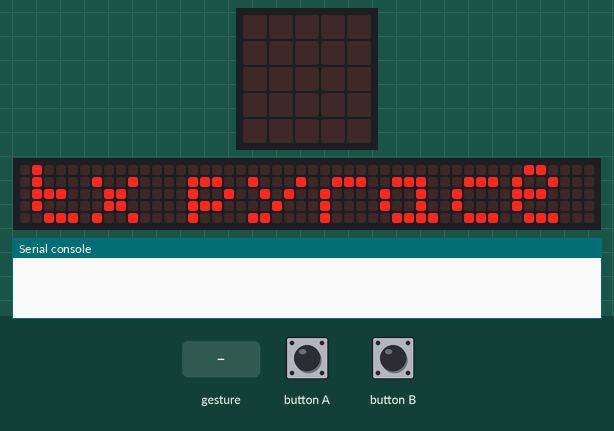
Simulated run of this program. Board: BBC micro:bit running MicroPython. Parts: the board's 5×5 LED display, a strip that is not on the board, showing the scrolling text unrolled, the last lines printed to the serial console. The inputs (shaded band) are chosen by the test bench. No radio messages arrive unless stated (any console line starting 'radio sent:' is added by the test bench); a tilt is held for 1.5 s and a shake lasts 1 s, then the board lies face up again; the 48×5 strip is a reading aid, not a part: it shows the text the display is scrolling, unrolled, one strip-width of it at a time.

Above: at 2.65 s.
4.0 s: button A pressed for 0.15 s
At 4.8 s:
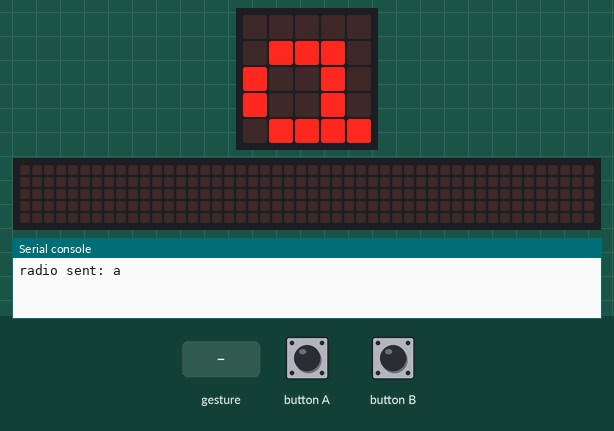
5.6 s: button B pressed for 0.15 s
At 6.0 s:
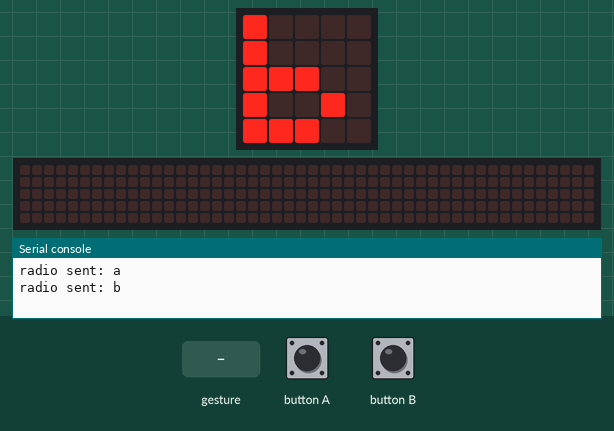
7.2 s: gesture 'shake'
At 8.6 s:
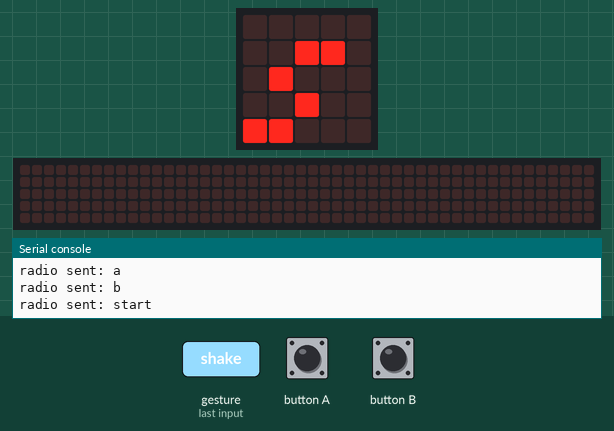
8.9 s: button A pressed for 1 s
At 9.7 s:
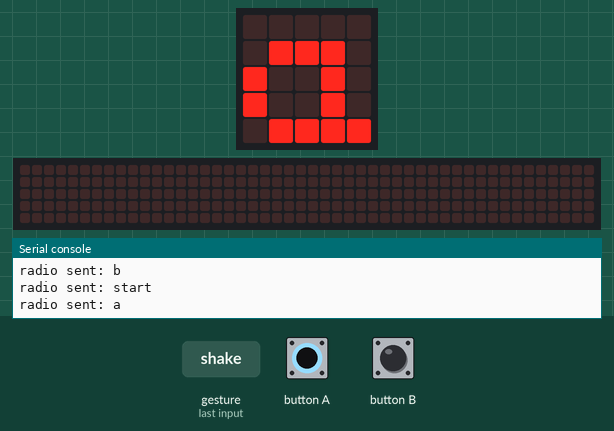
11.4 s: button B pressed for 1 s
At 12.8 s:
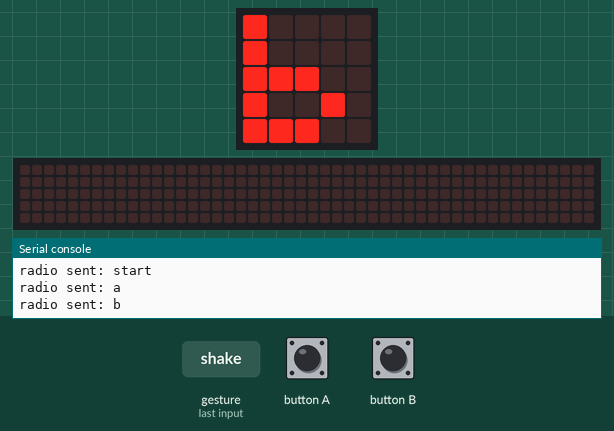
Timing chart, 0 to 14.4 s (numbered marks = the images above; inputs shaded):
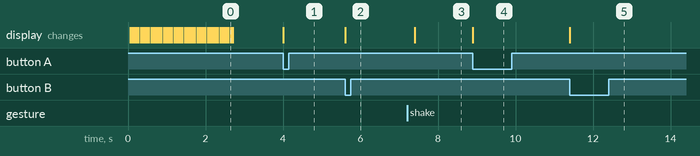

The program:

RacerTxControllerButtons.py
```python
from microbit import *
import radio

radio.config(group=21)
radio.on()
display.scroll('tx pyrace', 50)

while True:
    if accelerometer.was_gesture("shake"):
        radio.send("start")
        display.show("s")
    if button_a.was_pressed():
        radio.send("a")
        display.show("a")
    if button_b.was_pressed():
        radio.send("b")
        display.show("b")
```

Measured:
- after the input at 4.0 s, the display: changes at once (image 1)
- after the input at 5.6 s, the display: changes at once (image 2)
- after the input at 7.2 s, the display: changes after 0.20 s (image 3)
- after the input at 8.9 s, the display: changes at once (image 4)
- after the input at 11.4 s, the display: changes at once (image 5)
